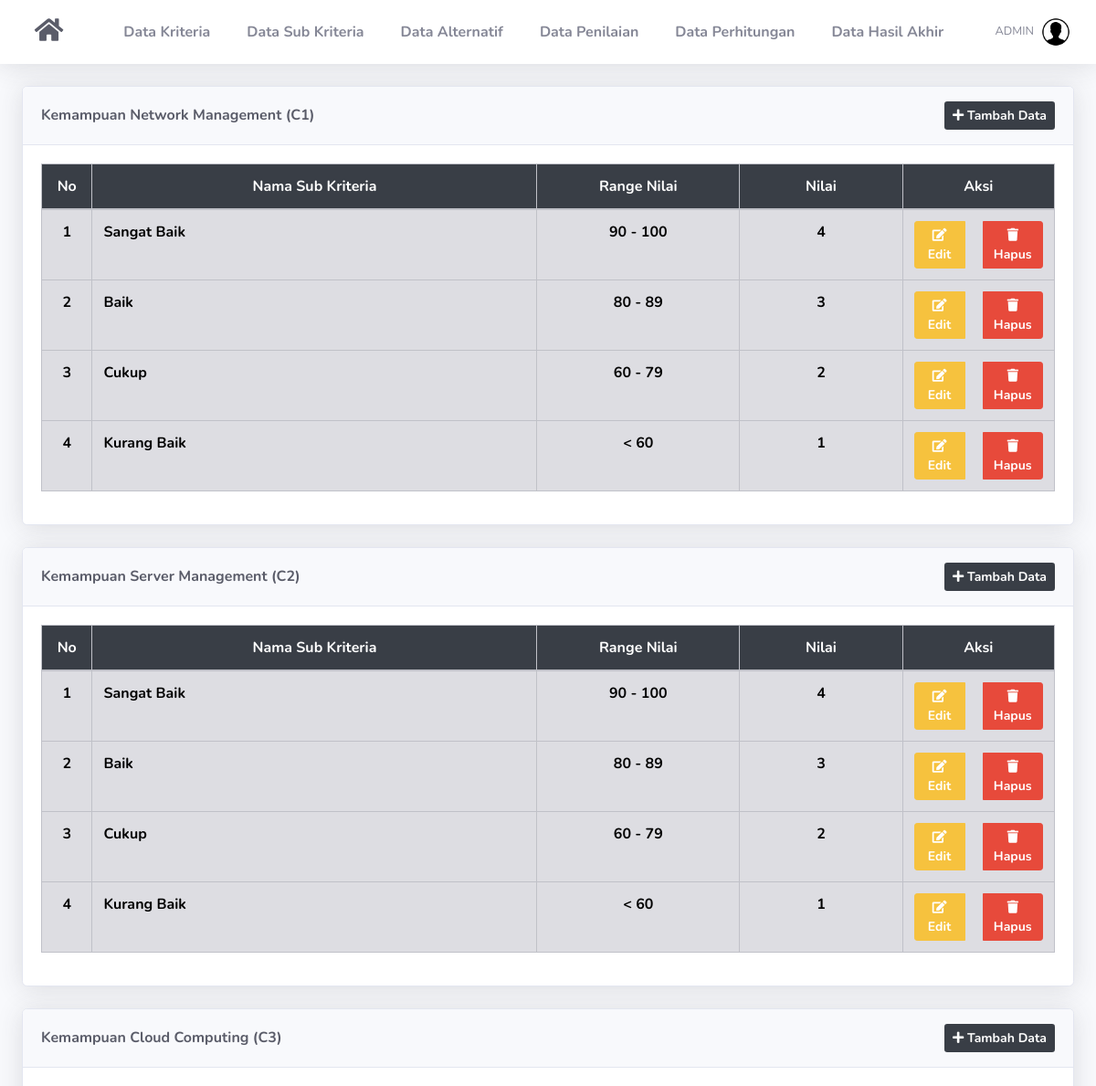
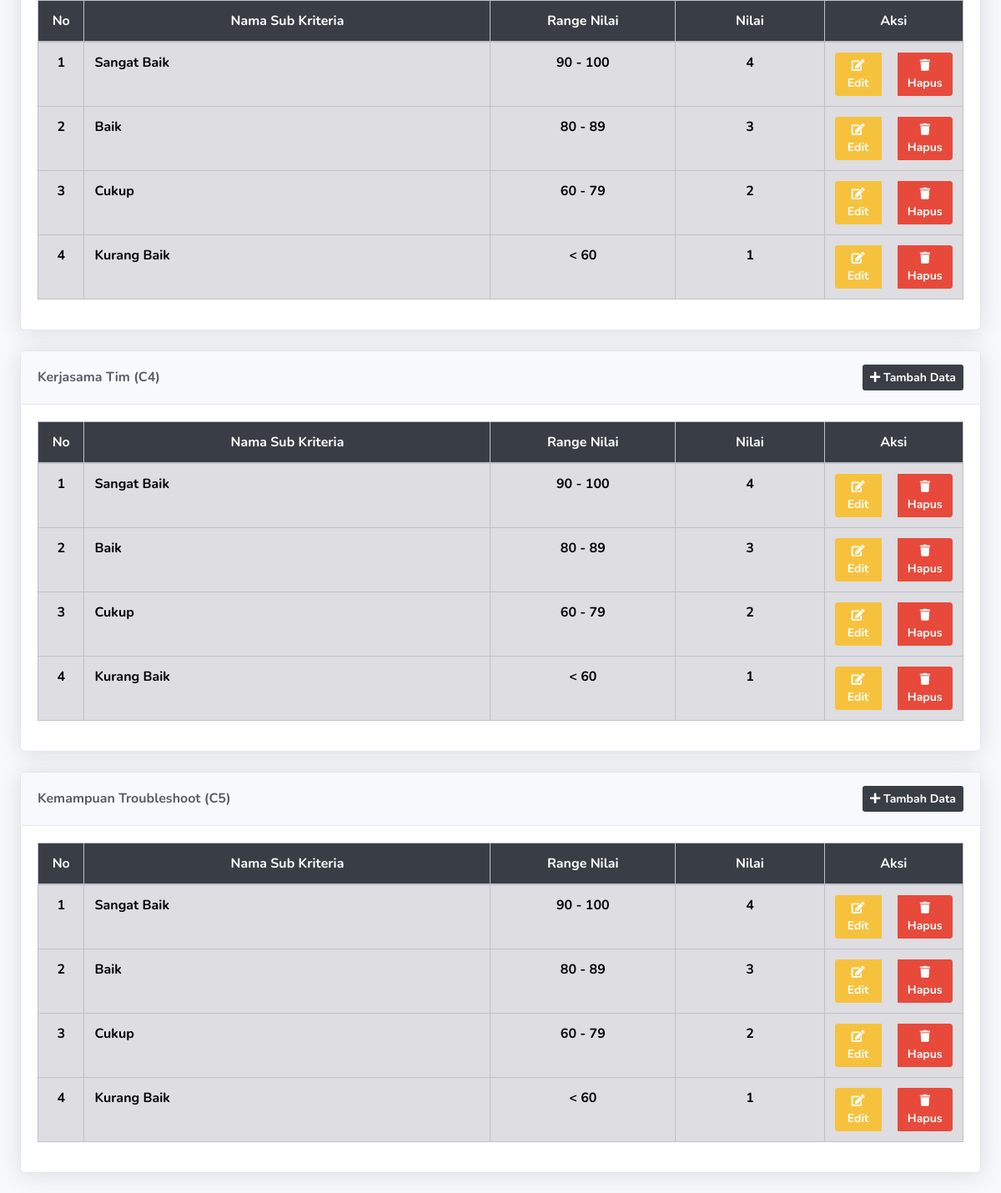
Page /list-sub-kriteria.php (signed in) on the committed database (2 pictures, top to bottom).
### tables this page shows
CREATE TABLE `kriteria` (
  `id_kriteria` int(11) NOT NULL,
  `kode_kriteria` varchar(10) NOT NULL,
  `nama` varchar(50) NOT NULL,
  `type` enum('Benefit','Cost') NOT NULL,
  `bobot` float NOT NULL
);

CREATE TABLE `sub_kriteria` (
  `id_sub_kriteria` int(11) NOT NULL,
  `id_kriteria` int(11) NOT NULL,
  `nama` varchar(50) NOT NULL,
  `operator` int(1) NOT NULL,
  `a` float DEFAULT NULL,
  `b` float DEFAULT NULL,
  `nilai` float NOT NULL
);

### list-sub-kriteria.php (the view, shortened to what this page needs)
<?php
require_once('includes/init.php');
require_once('template/header.php');
?>
<?php
$query = mysqli_query($koneksi,"SELECT * FROM kriteria ORDER BY kode_kriteria ASC");
$cek = mysqli_num_rows($query);
if($cek <= 0) {
?>
<div class="card shadow mb-4">
    <div class="card-header py-3">
        <h6 class="m-0 font-weight-bold text-info"><i class="fa fa-table"></i> Daftar Data Sub Kriteria</h6>
    </div>
    <div class="card-body">
		<div class="alert alert-info">
			Data kriteria masih kosong.
		</div>
	</div>
</div>
<?php
}else{
	while($data = mysqli_fetch_array($query)){
?>
<div class="card shadow mb-4 text-dark">
    <div class="card-header py-3">
        <div class="d-sm-flex align-items-center justify-content-between" >
			<h6 class="m-0 font-weight-bold text-dark"> <?= $data['nama']." (".$data['kode_kriteria'].")" ?></h6>
			<a href="#tambah<?= $data['id_kriteria']; ?>" data-toggle="modal" class="btn btn-sm font-weight-bold" style="background-color:#393E46; color:white"> <i class="fa fa-plus"></i> Tambah Data </a>
		</div>
    </div>
    <div class="card-body">
		<div class="table-responsive font-weight-bold">
			<table class="table table-bordered table-secondary" width="100%" cellspacing="0" style="color:black">
				<thead class="" style="background-color:#393E46; color:white; text-align:center;>
					<tr align="center">
						<th width="5%">No</th>
						<th>Nama Sub Kriteria</th>
						<th width="20%">Range Nilai</th>
						<th>Nilai</th>
						<th width="15%">Aksi</th>
				</thead>
				<tbody>
					<?php
						$no=1;
						$id_kriteria = $data['id_kriteria'];
						$q = mysqli_query($koneksi,"SELECT * FROM sub_kriteria WHERE id_kriteria = '$id_kriteria' ORDER BY nilai DESC");
						while($d = mysqli_fetch_array($q)){
					?>
					<tr align="center">
						<td><?=$no ?></td>
						<td align="left"><?= $d['nama'] ?></td>
						<td>
							<?php
							if($d['operator'] == "2"){
							?>
							< <?= $d['a'] ?>
							<?php
							}if($d['operator'] == "3"){
							?>
							<?= $d['a'] ?> - <?= $d['b'] ?>
							<?php
							}
							?>
						</td>
						<td><?= $d['nilai'] ?></td>
						<td>
							<div class="btn-group" role="group">
								<a data-toggle="modal" title="Edit Data" href="#editsk<?= $d['id_sub_kriteria'] ?>" class="btn btn-warning btn-sm font-weight-bold" style="margin-right:20px;"><i class="fa fa-edit" ></i> Edit</a>
								<a  data-toggle="tooltip" data-placement="bottom" title="Hapus Data" href="hapus-sub-kriteria.php?id=<?php echo $d['id_sub_kriteria']; ?>" onclick="return confirm ('Apakah anda yakin untuk meghapus data ini')" class="btn btn-danger btn-sm font-weight-bold"><i class="fa fa-trash"></i> Hapus</a>
							</div>
						</td>
					</tr>
                <?php
					$no++;
					}
				?>
				</tbody>
			</table>
		</div>
	</div>
</div>
<?php
}
}
require_once('template/footer.php');
?>

### rows in the picture
kriteria: nama "Kemampuan Network Management", kode_kriteria "C1"
sub_kriteria: nama "Sangat Baik", a "90", b "100", nilai "4"
sub_kriteria: nama "Baik", a "80", b "89", nilai "3"
sub_kriteria: nama "Cukup", a "60", b "79", nilai "2"
sub_kriteria: nama "Kurang Baik", a "60", nilai "1"
kriteria: nama "Kemampuan Server Management", kode_kriteria "C2"
sub_kriteria: nama "Sangat Baik", a "90", b "100", nilai "4"
sub_kriteria: nama "Baik", a "80", b "89", nilai "3"
sub_kriteria: nama "Cukup", a "60", b "79", nilai "2"
sub_kriteria: nama "Kurang Baik", a "60", nilai "1"
kriteria: nama "Kemampuan Cloud Computing", kode_kriteria "C3"
sub_kriteria: nama "Sangat Baik", a "90", b "100", nilai "4"
sub_kriteria: nama "Baik", a "80", b "89", nilai "3"
sub_kriteria: nama "Cukup", a "60", b "79", nilai "2"
sub_kriteria: nama "Kurang Baik", a "60", nilai "1"
kriteria: nama "Kerjasama Tim", kode_kriteria "C4"
sub_kriteria: nama "Sangat Baik", a "90", b "100", nilai "4"
sub_kriteria: nama "Baik", a "80", b "89", nilai "3"
sub_kriteria: nama "Cukup", a "60", b "79", nilai "2"
sub_kriteria: nama "Kurang Baik", a "60", nilai "1"
kriteria: nama "Kemampuan Troubleshoot", kode_kriteria "C5"
sub_kriteria: nama "Sangat Baik", a "90", b "100", nilai "4"
sub_kriteria: nama "Baik", a "80", b "89", nilai "3"
sub_kriteria: nama "Cukup", a "60", b "79", nilai "2"
sub_kriteria: nama "Kurang Baik", a "60", nilai "1"

### other values in the picture
$_SESSION['username'] "ADMIN"
